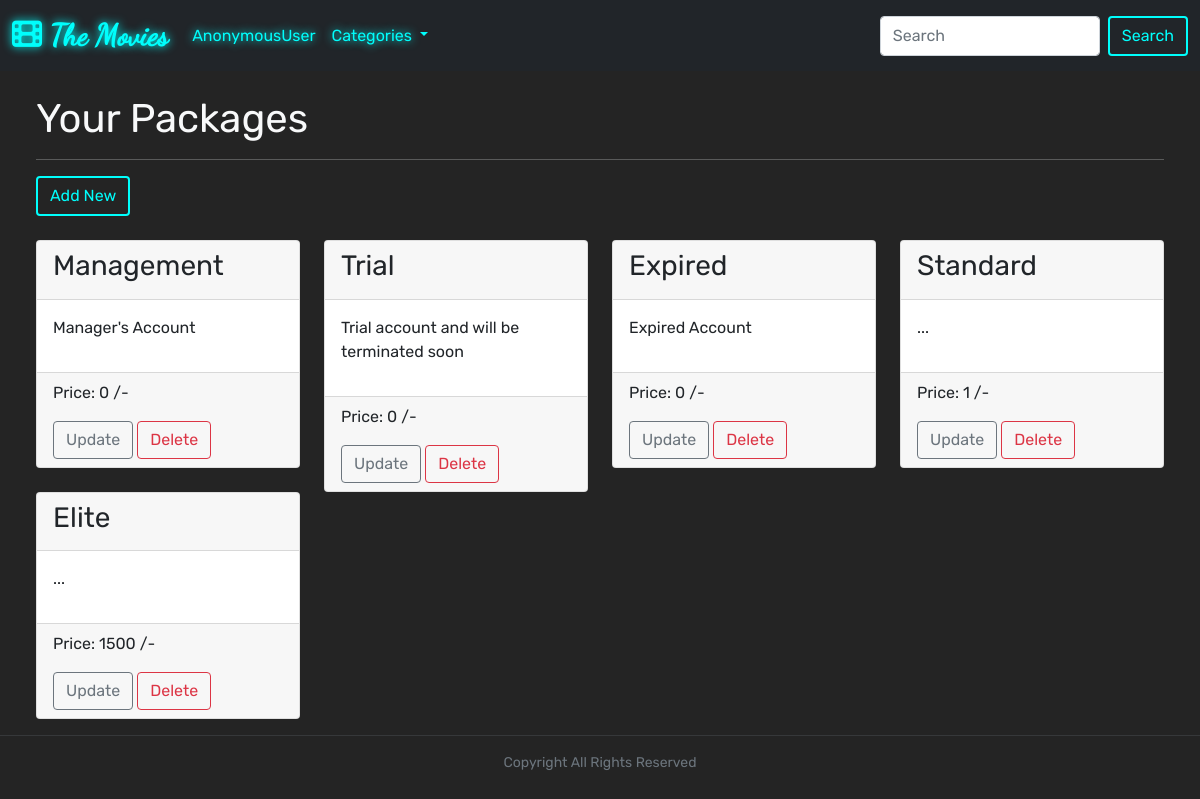
/web/packages/, run on the app's committed database.
### web/models.py (models this page shows, shortened)
class BasicModel(models.Model):
    date_created = models.DateTimeField(auto_now_add=True)
    date_updated = models.DateTimeField(auto_now=True)
    class Meta:
        abstract = True

class AccountType(BasicModel):
    title = models.CharField(max_length=245, null=True)
    description = models.TextField(null=True, default='...')
    price = models.IntegerField(null=True, default=0)

### web/views.py (the view)
# urls.py: path('packages/', views.typereadpage, name='ReadPackages'),
def typereadpage(request):
    account_types = AccountType.objects.all()
    return render(request, 'account_type/read.html', context={"account_types": account_types})

### web/models.py (called while the page is built)
    def __str__(self):
        return self.title

### web/views.py (called while the page is built)
def categories(request):
    if request.user is None:
        person = Person.objects.get(user_id=request.user.id)
    else:
        person = Person.objects.get(id=2)
    context = {
        'categories': Tag.objects.all(),
        'person': person
    }
    return context

### web/templates/account_type/read.html
{% extends 'base.html' %}
{% load static %}
{% block content %}
    <div class="Packages" style="margin-left:3%; margin-right:3%;">
        <br>
    <h1 class="text-light">Your Packages</h1>
    <hr class="text-light">
    <a href="{% url 'CreatePackage' %}" class="btn primary-btn-outline">Add New</a>
    <br>
    <br>
    <div class="row">
        {% for type in account_types %}
            <div class="col-md-3">
                <div class="card">
                    <div class="card-header">
                        <h3>{{ type.title }}</h3>
                    </div>
                    <div class="card-body">
                        <p>{{ type.description }}</p>
                    </div>
                    <div class="card-footer">
                        <p>Price: {{ type.price }} /-</p>
                        <a href="{% url 'UpdatePackage' pk=type.id %}" class="btn btn-outline-secondary">Update</a>
                        <a href="{% url 'DeletePackage' pk=type.id %}" class="btn btn-outline-danger">Delete</a>
                    </div>
                </div>
            </div>
        {% endfor %}
    </div>
    </div>
{% endblock %}

### static/css/style.css (style rules this page uses)
html { scroll-behavior: smooth; }
:root { --primary-bg-color: #242424; --secondary-bg-color: #1a1a1a; --primary-color: #00fefc; --primary-color-dark: #00dddb; --secondary-color: #b026ff; --secondary-color-dark: #a015ee; }
body { background-color: var(--primary-bg-color); overflow-x: hidden; font-family: "Rubik", cursive !important; }
.primary-btn-outline { color: var(--primary-color); border: 2px solid currentColor; transition: 0.5s; }

### data on the page
AccountType: title "Management", description "Manager's Account", price "0"
AccountType: title "Trial", description "Trial account and will be terminated soon", price "0"
AccountType: title "Expired", description "Expired Account", price "0"
AccountType: title "Standard", description "...", price "1"
AccountType: title "Elite", description "...", price "1500"

### other printed values
{{ request.user }} "AnonymousUser"
